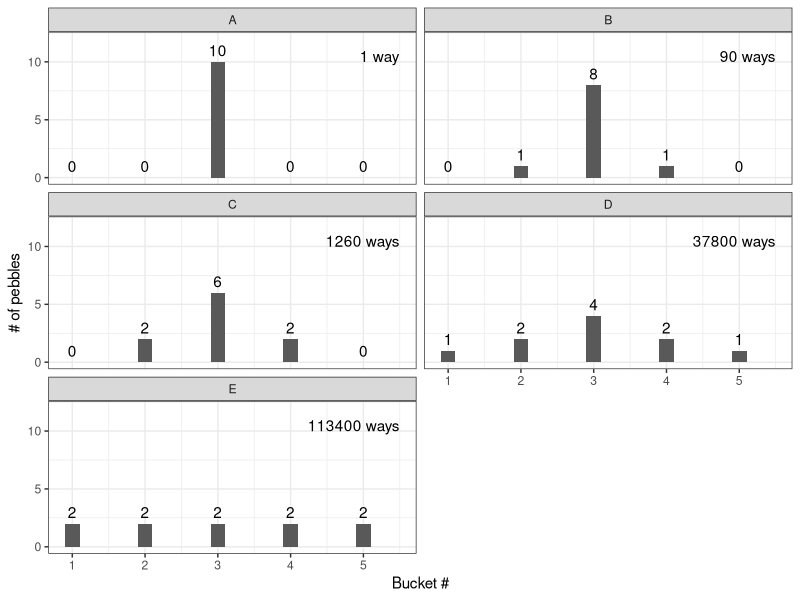
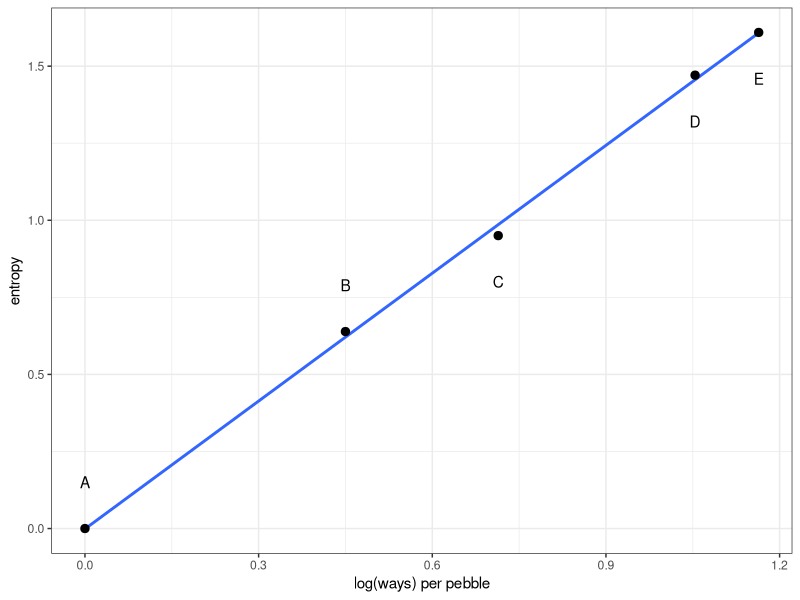
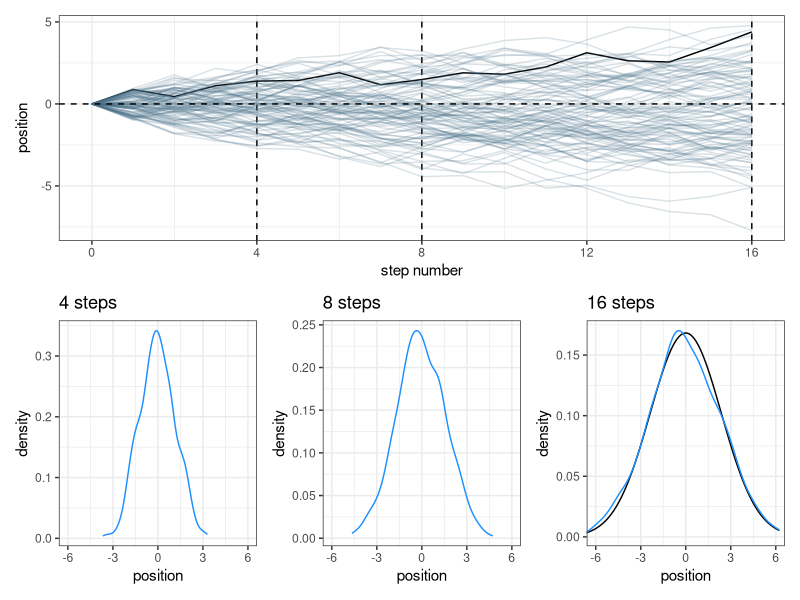
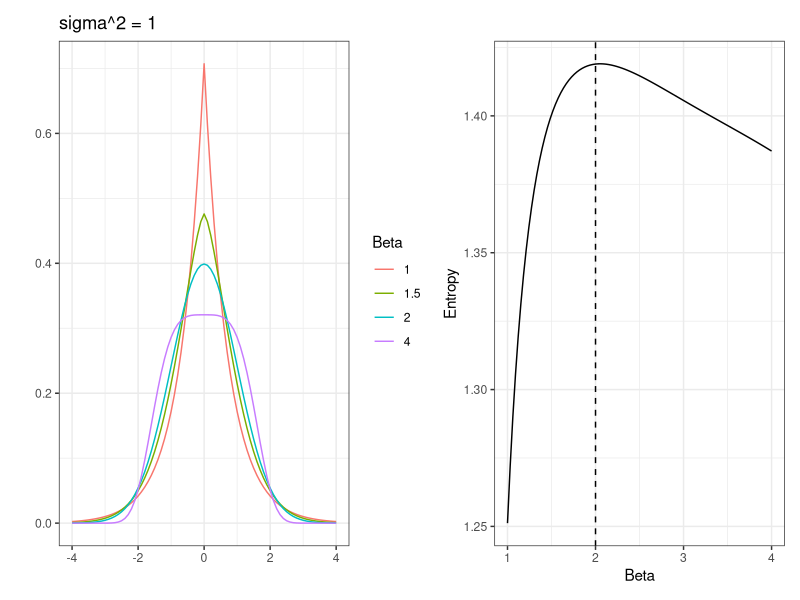
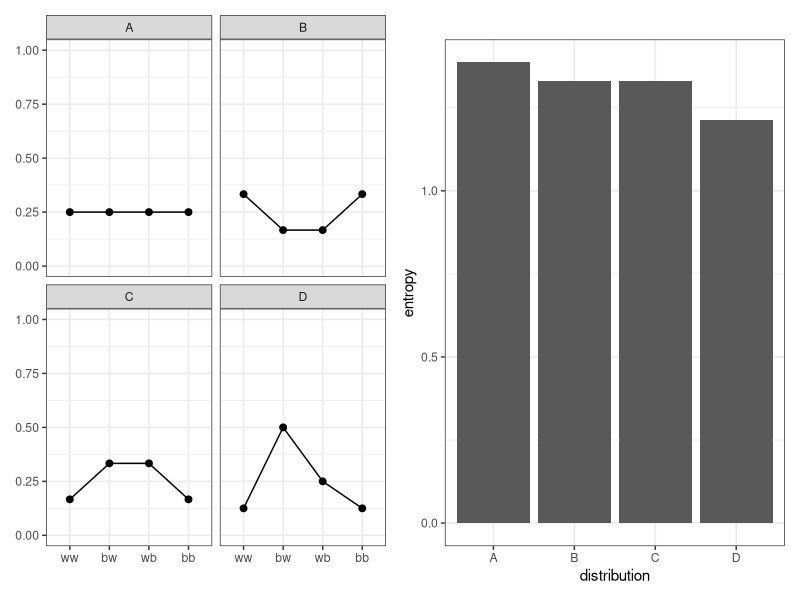
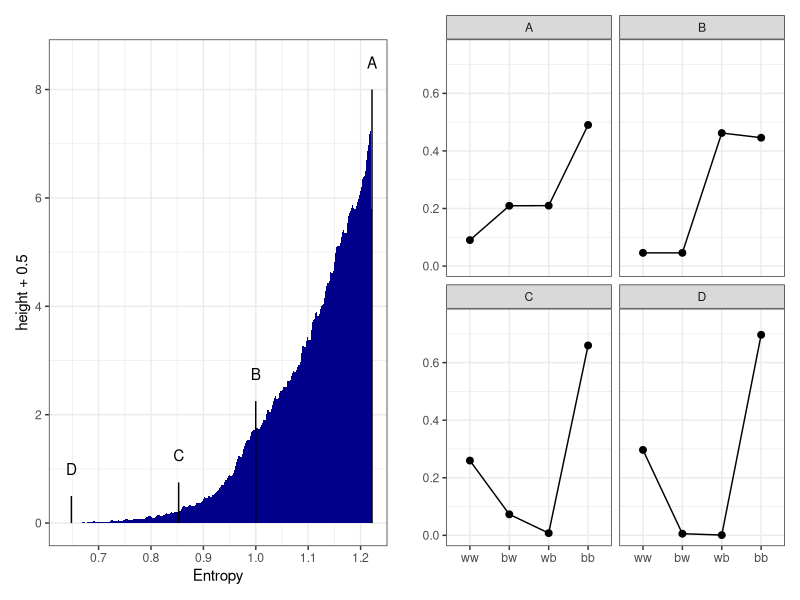
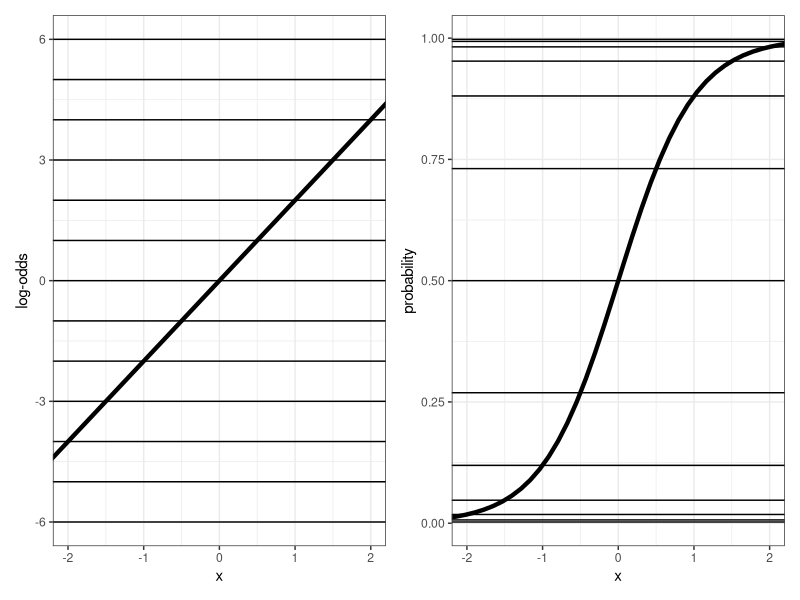
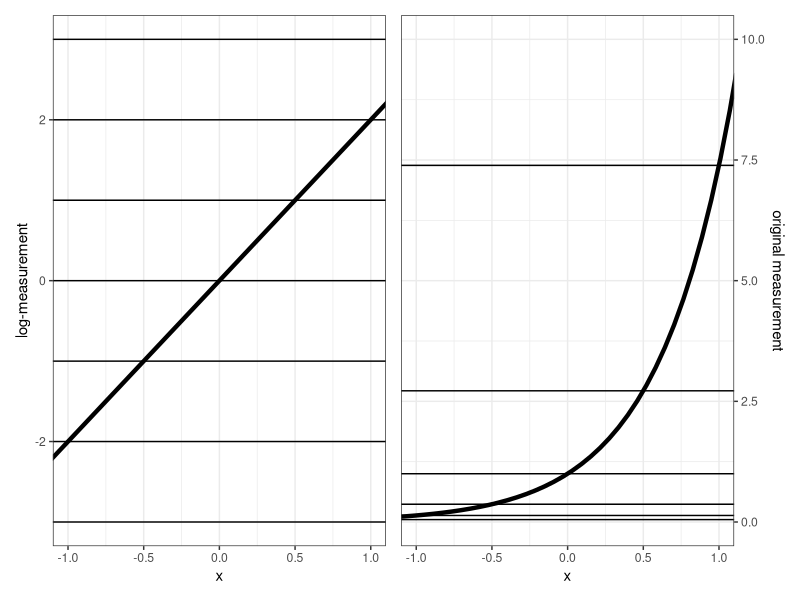

Here is the R script that generated these plots, in order:
## ---- chunk 1
knitr::opts_chunk$set(echo = FALSE, message = FALSE, show = FALSE, warning = FALSE)
library(tidyverse)
library(patchwork)
theme_set(theme_bw())
# Note that most code examples in this presentation come from Solomon Kurz https://bookdown.org/content/4857/big-entropy-and-the-generalized-linear-model.html
## ---- chunk 2
d <-
    tibble(A = c(0, 0, 10, 0, 0),
           B = c(0, 1, 8, 1, 0),
           C = c(0, 2, 6, 2, 0),
           D = c(1, 2, 4, 2, 1),
           E = 2)

d %>%
   mutate(bucket = 1:5) %>%
    pivot_longer(-bucket, 
                 names_to = "letter",
                 values_to = "pebbles") %>%
    ggplot(aes(x = bucket, y = pebbles)) +
    geom_col(width = 1/5) +
    geom_text(aes(y = pebbles + 1, label = pebbles)) +
    geom_text(data = tibble(
        letter = toupper(letters[1:5]),
        bucket = 5.5,
        pebbles = 10.5,
        label = str_c(c(1, 90, 1260, 37800, 113400),
                      rep(c(" way", " ways"), times = c(1, 4)))),
        aes(label = label),
        hjust = 1) +
    scale_y_continuous(breaks = c(0, 5, 10), limits = c(0, 12)) +
    facet_wrap(~ letter, ncol = 2) +
    labs(x = "Bucket #", y = "# of pebbles")
## ---- chunk 3
d %>%
    # convert to probability from count
    mutate_all(~ . / sum(.)) %>%
    pivot_longer(everything()) %>%
    group_by(name) %>%
    # get the entropy of each distribution
    summarize(h = -sum(ifelse(value == 0, 0, value * log(value)))) %>%
    # add the number of ways each distribution can be realized
     mutate(n_ways = c(1, 90, 1260, 37800, 113400)) %>%
     group_by(name) %>%
    mutate(log_ways = log(n_ways)/10,
           text_y = ifelse(name < "c", h + .15, h - .15)) %>%
    
    ggplot(aes(x = log_ways, y = h)) +
    geom_smooth(method = "lm", se = FALSE) +
    geom_point(size = 2.5) +
    geom_text(aes(y = text_y, label = name)) +
    labs(x = "log(ways) per pebble",
         y = "entropy")
## ---- chunk 4
set.seed(42)

pos <-
    # 100 people, 16 steps each with 0 starting point
    crossing(person = 1:1000,
             step = 0:16) %>%
        # calculate the deviation by moving a random amount between -1 and 1
        # for each step. The zero step we want to keep at 0
        mutate(deviation = 
                   map_dbl(step, ~if_else(. == 0, 0, runif(1, -1, 1)))) %>%
        # group together by each person and sum up the steps (it is already
        # sorted by step number due to the crossing call)
        group_by(person) %>%
        mutate(position = cumsum(deviation)) %>%
        ungroup()

top_plot <- pos %>% filter(person <= 100) %>%
    ggplot(aes(x = step, y = position, group = person)) +
    geom_vline(xintercept = c(4, 8, 16), linetype = "dashed") +
    geom_line(aes(color = person < 2, alpha = person < 2)) +
    scale_color_manual(values = c("skyblue4", "black")) +
    scale_alpha_manual(values = c(1/5, 1)) +
    scale_x_continuous("step number", breaks = c(0, 4, 8, 12, 16)) +
    theme(legend.position = "none") + 
    geom_hline(yintercept = 0, linetype = "dashed")

bottom_l <- pos %>% 
        filter(step == 4) %>%
        ggplot(aes(x = position)) +
        geom_line(stat = "density", color = "dodgerblue1") +
        labs(title = "4 steps")

bottom_m <- pos %>%
    filter(step == 8) %>%
    ggplot(aes(x = position)) +
    geom_line(color = "dodgerblue1", stat = "density") +
    labs(title = "8 steps")

bottom_r <- pos %>%
    filter(step == 16) %>%
    ggplot(aes(x = position)) + 
    stat_function(fun = dnorm,
                  args = list(mean = 0, 
                              sd = pos %>% 
                                  filter(step == 16) %>%
                                  summarise(sd = sd(position)) %>%
                                  pull(sd))) +
    geom_line(color = "dodgerblue1", stat = "density") +
    labs(title = "16 steps",
         y = "density")

(top_plot / 
        (
            (bottom_l | bottom_m | bottom_r) & coord_cartesian(xlim = c(-6, 6))
            )
    )
## ---- chunk 5
alpha_per_beta <- function(beta, variance = 1) {
    sqrt((variance * gamma(1/beta)) / gamma(3 / beta))
}

generalized_beta_density <-function(value, mu, alpha, beta){
    (beta / (2*alpha * gamma(1/beta))) *
        exp((-1 * (abs(value - mu)/ alpha) ^ beta))
}
## ---- chunk 6
var <- 1
p1 <- crossing(value = seq(from = -4, to = 4, by = 0.1),
         beta = c(1, 1.5, 2, 4)) %>%
    mutate(mu = 0,
           alpha = alpha_per_beta(beta, var)) %>%
    mutate(density = generalized_beta_density(value, mu, alpha, beta)) %>%
    ggplot(aes(x = value, y = density, group = beta)) +
    geom_line(aes(color = as.factor(beta))) +
    coord_cartesian(xlim = c(-4, 4)) +
    labs(title = "sigma^2 = 1",
         color = "Beta", x = "", y = "")
var <- 4
p2 <- crossing(value = seq(from = -4, to = 4, by = 0.1),
         beta = c(1, 1.5, 2, 4)) %>%
    mutate(mu = 0,
           alpha = alpha_per_beta(beta, var)) %>%
    mutate(density = generalized_beta_density(value, mu, alpha, beta)) %>%
    ggplot(aes(x = value, y = density, group = beta)) +
    geom_line(aes(color = as.factor(beta))) +
    coord_cartesian(xlim = c(-4, 4)) +
    labs(title = "sigma^2 = 4",
         color = "Beta", x = "", y = "")

p3 <-
    crossing(value = -8:8,
             beta = seq(from = 1, to = 4, length.out = 100)) %>%
    mutate(mu = 0,
           alpha = alpha_per_beta(beta, var = 1)) %>%
    mutate(density = generalized_beta_density(value, mu, alpha, beta)) %>%
    group_by(beta) %>%
    summarize(entropy = -sum(density * log(density))) %>%
    ggplot(aes(x = beta, y = entropy)) +
    geom_vline(xintercept = 2, linetype = "dashed") +
    geom_line() +
    labs(x = "Beta", y = "Entropy") #+
    #coord_cartesian(ylim = c(1.34, 1.42))

p1 + p3
    
## ---- chunk 7
d <- 
    tibble(distribution = toupper(letters[1:4]),
           ww = c(1/4, 2/6, 1/6, 1/8),
           bw = c(1/4, 1/6, 2/6, 4/8),
           wb = c(1/4, 1/6, 2/6, 2/8),
           bb = c(1/4, 2/6, 1/6, 1/8)) %>%
    pivot_longer(-distribution,
                 names_to = "sequence",
                 values_to = "probability") %>%
    mutate(sequence = factor(sequence, 
                             levels = c("ww", "bw", "wb", "bb")))
p1 <- d %>%
    ggplot(aes(x = sequence, y = probability, group = 1)) +
    geom_point(size = 2) +
    geom_line() +
    labs(x = NULL, y = NULL) +
    coord_cartesian(ylim = 0:1) +
    facet_wrap(~distribution)

p2 <- d %>% group_by(distribution) %>%
    summarise(entropy = -sum(probability * log(probability))) %>%
    ggplot(aes(x = distribution, y = entropy)) + geom_col()

p1 + p2
## ---- chunk 8
sim_p <- function(seed, g = 1.4) {
    
    set.seed(seed)
    
    x_123 <- runif(3)
    x_4 <- ((g) * sum(x_123) - x_123[2] - x_123[3]) / (2 - g)
    z <- sum(c(x_123, x_4))
    p <- c(x_123, x_4) / z
    
    tibble(h = -sum(p * log(p)),
           p = p,
           key = factor(c("ww", "bw", "wb", "bb"),
                        levels = c("ww", "bw", "wb", "bb")))
}
## ---- chunk 9
n_rep <- 1e5

d <-
    tibble(seed = 1:n_rep) %>%
    mutate(sim = map2(seed, 1.4, sim_p)) %>%
    unnest(sim) %>%
    group_by(seed) %>%
    arrange(desc(h)) %>%
    ungroup() %>%
    mutate(rank = rep(1:n_rep, each = 4))
## ---- chunk 10
subset_d <-
    d %>%
    filter(rank %in% c(1, 87373, n_rep - 1500, n_rep -10)) %>%
    mutate(height = rep(c(8, 2.25, 0.75, 0.5), each = 4),
           distribution = rep(LETTERS[1:4], each = 4))
## ---- chunk 11
p1 <-
    d %>%
    ggplot(aes(x = h)) +
    geom_density(adjust = 1/4, fill = "darkblue", size = 0) +
    geom_linerange(data = subset_d %>% group_by(seed) %>% slice(1),
                   aes(ymin = 0, ymax = height)) +
    geom_text(data = subset_d %>% group_by(seed) %>% slice(1),
              aes(y = height + 0.5, label = distribution)) +
    scale_x_continuous("Entropy", breaks = seq(from = 0.7, to = 1.2, by = 0.1))

p2 <-
    d %>%
    filter(rank %in% c(1, 87373, n_rep - 1500, n_rep -10)) %>%
    mutate(distribution = rep(LETTERS[1:4], each = 4)) %>%
    
    ggplot(aes(x = key, y = p, group = 1)) +
    geom_line() +
    geom_point(size = 2) +
    scale_y_continuous(limits = c(0, 0.75)) +
    labs(x = "", y = "") +
    facet_wrap(~distribution)

p1 | p2
## ---- chunk 12
# data for horizontal lines
alpha <- 0
beta <- 4

lines <-
    tibble(x = seq(from = -1.5, to = 1.5, by = 0.25)) %>%
    mutate(`log-odds` = alpha + x * beta,
           probability = exp(alpha + x * beta) / (1 + exp(alpha + x * beta)))

# data for the actual data
beta <- 2

d <-
    tibble(x = seq(from = -3, to = 3, length.out = 50)) %>%
    mutate(`log-odds` = alpha + x*beta,
           probability = exp(alpha + x * beta) / (1 + exp(alpha + x * beta)))

p1 <- d %>%
    ggplot(aes(x = x, y = `log-odds`)) +
    geom_hline(data = lines,
               aes(yintercept = `log-odds`)) +
    geom_line(size = 1.5) +
    coord_cartesian(xlim = c(-2, 2))

p2 <-
    d %>%
    ggplot(aes(x = x, y = probability)) +
    geom_hline(data = lines,
               aes(yintercept = probability)) +
    geom_line(size = 1.5) +
    coord_cartesian(xlim = c(-2, 2)) 
p1 | p2
## ---- chunk 13
alpha <- 0
beta <- 2

lines <- 
    tibble(`log-measurement` = -3:3,
           `original measurement` = exp(-3:3))

d <-
    tibble(x = seq(from = -1.5, to = 1.5, length.out = 50)) %>%
    mutate(`log-measurement` = alpha + x * beta,
           `original measurement` = exp(alpha + x * beta))

p1 <-
    d %>%
    ggplot(aes(x = x, y = `log-measurement`)) +
    geom_hline(data = lines,
               aes(yintercept = `log-measurement`)) +
    geom_line(size = 1.5) +
    coord_cartesian(xlim = c(-1, 1)) 

p2 <-
    d %>%
    ggplot(aes(x = x, y = `original measurement`)) +
    geom_hline(data = lines,
               aes(yintercept = `original measurement`)) +
    geom_line(size = 1.5) +
    scale_y_continuous(position = "right", limits = c(0, 10)) +
    coord_cartesian(xlim = c(-1, 1))

p1 | p2
